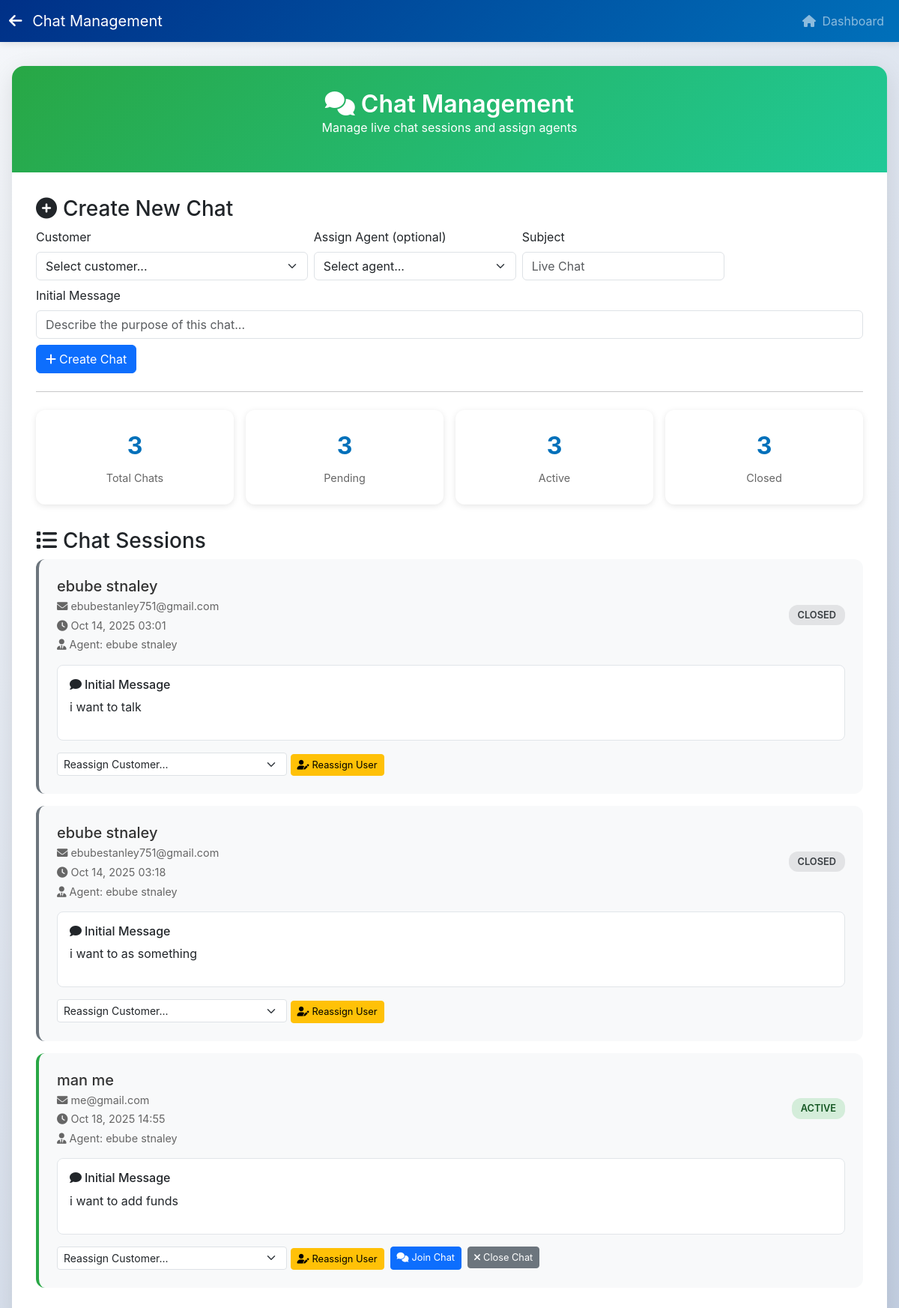
Page /accounts/admin/chat-management/ (signed in) on the committed database.
### accounts/models.py (models this page shows, shortened)
class ChatSession(models.Model):
    STATUS_CHOICES = [
        ('pending', 'Pending'),
        ('active', 'Active'),
        ('closed', 'Closed'),
    ]
    user = models.ForeignKey(User, on_delete=models.CASCADE, related_name='user_chats')
    agent = models.ForeignKey(User, on_delete=models.CASCADE, related_name='agent_chats', null=True, blank=True)
    subject = models.CharField(max_length=200, default='Live Chat')
    status = models.CharField(max_length=20, choices=STATUS_CHOICES, default='pending')
    created_at = models.DateTimeField(auto_now_add=True)
    started_at = models.DateTimeField(null=True, blank=True)
    closed_at = models.DateTimeField(auto_now=True)

class User(AbstractUser):
    email = models.EmailField(unique=True)
    phone = models.CharField(max_length=15, blank=True, null=True)
    phone_verified = models.BooleanField(default=False)
    profile_picture = models.ImageField(upload_to='profile_pictures/', blank=True, null=True)
    USERNAME_FIELD = 'email'
    REQUIRED_FIELDS = ['username']

class ChatMessage(models.Model):
    chat_session = models.ForeignKey(ChatSession, on_delete=models.CASCADE, related_name='messages')
    sender = models.ForeignKey(User, on_delete=models.CASCADE)
    message = models.TextField()
    timestamp = models.DateTimeField(auto_now_add=True)
    is_read = models.BooleanField(default=False)
    class Meta:
        ordering = ['timestamp']

### accounts/views.py (the view, shortened to what this page needs)
# urls.py: path('admin/chat-management/', views.admin_chat_management, name='admin_chat_management'),
@login_required
def admin_chat_management(request):
    if not request.user.is_staff:
        messages.error(request, 'Access denied. Admin privileges required.')
        return redirect('wallet:dashboard')
    chat_sessions = ChatSession.objects.all()
    staff_users = User.objects.filter(is_staff=True)
    non_staff_users = User.objects.filter(is_staff=False)
    all_users = User.objects.all()
    return render(request, 'accounts/admin_chat_management.html', {
        'chat_sessions': chat_sessions,
        'staff_users': staff_users,
        'non_staff_users': non_staff_users,
        'all_users': all_users,
    })

### templates/accounts/admin_chat_management.html (shortened to what this page needs)
{% load static %}
{% load i18n %}
<!DOCTYPE html>
<html lang="en">
<head>
    <link rel="stylesheet" href="https://cdnjs.cloudflare.com/ajax/libs/font-awesome/6.0.0/css/all.min.css">
    <link href="https://cdn.jsdelivr.net/npm/bootstrap@5.3.0/dist/css/bootstrap.min.css" rel="stylesheet">
</head>
<body>
    <nav class="navbar navbar-expand-lg navbar-dark">
        <div class="container-fluid">
            <a class="navbar-brand" href="{% url 'wallet:dashboard' %}">
                <i class="fas fa-arrow-left me-2"></i>
                {% trans "Chat Management" %}
            </a>
            <div class="navbar-nav ms-auto">
                <a class="nav-link" href="{% url 'wallet:dashboard' %}">
                    <i class="fas fa-home me-1"></i> {% trans "Dashboard" %}
                </a>
            </div>
        </div>
    </nav>
    <div class="main-container">
        <div class="admin-card">
            <div class="admin-header">
                <h1><i class="fas fa-comments me-2"></i>{% trans "Chat Management" %}</h1>
                <p>{% trans "Manage live chat sessions and assign agents" %}</p>
            </div>
            <div class="admin-body">
                <div class="mb-4">
                    <h3><i class="fas fa-plus-circle me-2"></i>{% trans "Create New Chat" %}</h3>
                    <form method="POST" class="row g-2 align-items-end">
                        <div class="col-md-4">
                            <label class="form-label">{% trans "Customer" %}</label>
                            <select name="customer_id" class="form-select" required>
                                <option value="">{% trans "Select customer..." %}</option>
                            </select>
                        </div>
                        <div class="col-md-3">
                            <label class="form-label">{% trans "Assign Agent (optional)" %}</label>
                            <select name="agent_id" class="form-select">
                                <option value="">{% trans "Select agent..." %}</option>
                            </select>
                        </div>
                        <div class="col-md-3">
                            <label class="form-label">{% trans "Subject" %}</label>
                            <input type="text" name="subject" class="form-control" placeholder="{% trans "Live Chat" %}">
                        </div>
                        <div class="col-md-12">
                            <label class="form-label">{% trans "Initial Message" %}</label>
                            <input type="text" name="init_message" class="form-control" placeholder="{% trans "Describe the purpose of this chat..." %}">
                        </div>
                        <div class="col-md-12 mt-2">
                            <button type="submit" class="btn btn-primary">
                                <i class="fas fa-plus me-1"></i>{% trans "Create Chat" %}
                            </button>
                        </div>
                    </form>
                    <hr class="my-4">
                </div>
                <div class="stats-row">
                    <div class="stat-card">
                        <div class="stat-number">{{ chat_sessions.count }}</div>
                        <div class="stat-label">{% trans "Total Chats" %}</div>
                    </div>
                    <div class="stat-card">
                        <div class="stat-number">{{ chat_sessions|length }}</div>
                        <div class="stat-label">{% trans "Pending" %}</div>
                    </div>
                    <div class="stat-card">
                        <div class="stat-number">{{ chat_sessions|length }}</div>
                        <div class="stat-label">{% trans "Active" %}</div>
                    </div>
                    <div class="stat-card">
                        <div class="stat-number">{{ chat_sessions|length }}</div>
                        <div class="stat-label">{% trans "Closed" %}</div>
                    </div>
                </div>
                <h3><i class="fas fa-list me-2"></i>{% trans "Chat Sessions" %}</h3>
                {% if chat_sessions %}
                    {% for chat in chat_sessions %}
                    <div class="chat-item {{ chat.status }}">
                        <div class="chat-header">
                            <div class="chat-info">
                                <h5>{{ chat.user.first_name }} {{ chat.user.last_name }}</h5>
                                <p><i class="fas fa-envelope me-1"></i>{{ chat.user.email }}</p>
                                <p><i class="fas fa-clock me-1"></i>{{ chat.created_at|date:"M d, Y H:i" }}</p>
                                {% if chat.agent %}
                                <p><i class="fas fa-user-tie me-1"></i>Agent: {{ chat.agent.first_name }} {{ chat.agent.last_name }}</p>
                                {% endif %}
                            </div>
                            <span class="status-badge status-{{ chat.status }}">{{ chat.get_status_display }}</span>
                        </div>
                        <div class="chat-message">
                            <h6><i class="fas fa-comment me-1"></i>{% trans "Initial Message" %}</h6>
                            <p>{{ chat.messages.first.message|default:"No initial message" }}</p>
                        </div>
                        <div class="chat-actions">
                            <form method="POST" style="display: inline;">
                                <select name="user_id" class="form-select form-select-sm" style="width: auto; display: inline-block;">
                                    <option value="">{% trans "Reassign Customer..." %}</option>
                                </select>
                                <button type="submit" class="btn btn-warning btn-sm">
                                    <i class="fas fa-user-edit me-1"></i>{% trans "Reassign User" %}
                                </button>
                            </form>
                            {% if chat.status == 'active' %}
                            <a href="{% url 'accounts:agent_join_chat' chat.id %}" class="btn btn-primary btn-sm">
                                <i class="fas fa-comments me-1"></i>{% trans "Join Chat" %}
                            </a>
                            <form method="POST" style="display: inline;">
                                <button type="submit" class="btn btn-secondary btn-sm">
                                    <i class="fas fa-times me-1"></i>{% trans "Close Chat" %}
                                </button>
                            </form>
                            {% endif %}
                        </div>
                    </div>
                    {% endfor %}
                {% else %}
                <div class="text-center py-5">
                    <i class="fas fa-comments text-muted" style="font-size: 3rem;"></i>
                    <h4 class="mt-3 text-muted">{% trans "No Chat Sessions" %}</h4>
                    <p class="text-muted">{% trans "No chat sessions have been created yet." %}</p>
                </div>
                {% endif %}
            </div>
        </div>
    </div>
</body>
</html>

### templates/accounts/admin_chat_management.html (style rules this page uses)
body { font-family: 'Inter', -apple-system, BlinkMacSystemFont, sans-serif; background: linear-gradient(135deg, #f5f7fa 0%, #c3cfe2 100%); min-height: 100vh; margin: 0; padding: 0; }
.navbar { background: linear-gradient(135deg, #003087 0%, #0070ba 100%); box-shadow: 0 2px 10px rgba(0,0,0,0.1); }
.main-container { max-width: 1200px; margin: 2rem auto; padding: 0 1rem; }
.admin-card { background: white; border-radius: 16px; box-shadow: 0 8px 32px rgba(0,0,0,0.1); overflow: hidden; }
.admin-header { background: linear-gradient(135deg, #28a745 0%, #20c997 100%); color: white; padding: 2rem; text-align: center; }
.admin-header h1 { font-size: 2rem; font-weight: 600; margin: 0; }
.admin-body { padding: 2rem; }
.chat-item { background: #f8f9fa; border-radius: 12px; padding: 1.5rem; margin-bottom: 1rem; border-left: 4px solid #0070ba; }
.chat-item.active { border-left-color: #28a745; }
.chat-item.closed { border-left-color: #6c757d; }
.chat-header { display: flex; justify-content: space-between; align-items: center; margin-bottom: 1rem; }
.chat-info h5 { margin: 0; color: #333; }
.chat-info p { margin: 0.25rem 0 0 0; color: #666; font-size: 0.9rem; }
.status-badge { padding: 0.25rem 0.75rem; border-radius: 12px; font-size: 0.8rem; font-weight: 600; text-transform: uppercase; }
.status-active { background: #d4edda; color: #155724; }
.status-closed { background: #e2e3e5; color: #383d41; }
.chat-actions { display: flex; gap: 0.5rem; flex-wrap: wrap; }
.btn-sm { padding: 0.25rem 0.5rem; font-size: 0.8rem; }
.chat-message { background: white; border-radius: 8px; padding: 1rem; margin: 1rem 0; border: 1px solid #e1e5e9; }
.stats-row { display: grid; grid-template-columns: repeat(auto-fit, minmax(200px, 1fr)); gap: 1rem; margin-bottom: 2rem; }
.stat-card { background: white; border-radius: 12px; padding: 1.5rem; text-align: center; box-shadow: 0 2px 8px rgba(0,0,0,0.1); }
.stat-number { font-size: 2rem; font-weight: 700; color: #0070ba; }
.stat-label { color: #666; font-size: 0.9rem; margin-top: 0.5rem; }

### rows in the picture
ChatSession: user.first_name "ebube", user.last_name "stnaley", user.email "ebubestanley751@gmail.com", created_at "Oct 14, 2025 03:01", agent.first_name "ebube", agent.last_name "stnaley", status "CLOSED", messages.first.message "i want to talk"
ChatSession: user.first_name "ebube", user.last_name "stnaley", user.email "ebubestanley751@gmail.com", created_at "Oct 14, 2025 03:18", agent.first_name "ebube", agent.last_name "stnaley", status "CLOSED", messages.first.message "i want to as something"
ChatSession: user.first_name "man", user.last_name "me", user.email "me@gmail.com", created_at "Oct 18, 2025 14:55", agent.first_name "ebube", agent.last_name "stnaley", status "ACTIVE", messages.first.message "i want to add funds"

### other values in the picture
{{ chat_sessions.count }} "3"
{{ chat_sessions|length }} "3"
